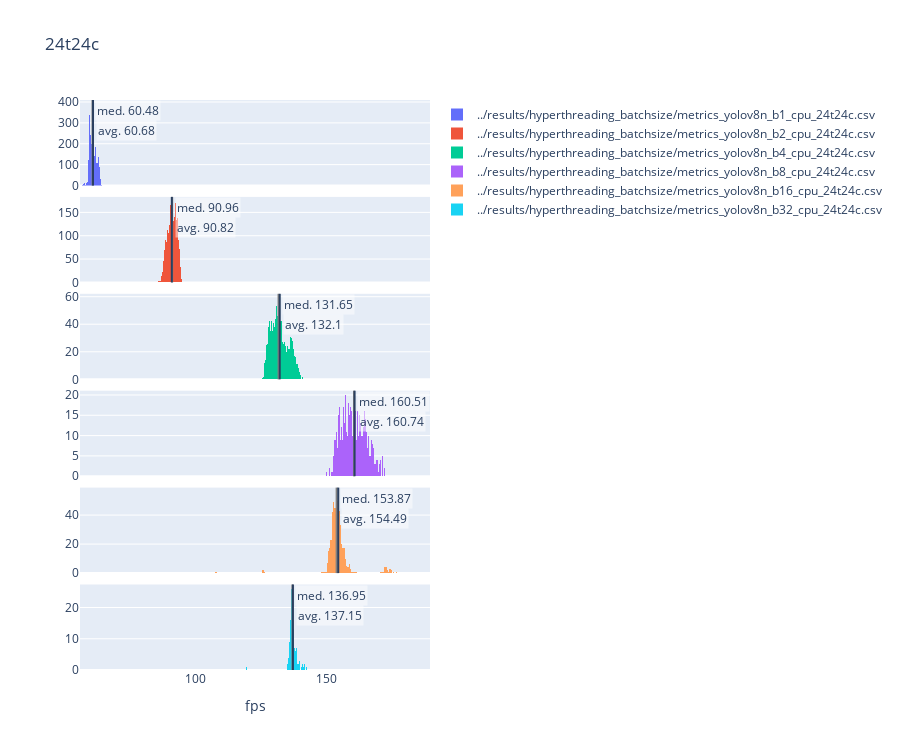

The notebook cell saved with this chart:
### Code cell
files = [
    '../results/hyperthreading_batchsize/metrics_yolov8n_b1_cpu_24t24c.csv',
    '../results/hyperthreading_batchsize/metrics_yolov8n_b2_cpu_24t24c.csv',
    '../results/hyperthreading_batchsize/metrics_yolov8n_b4_cpu_24t24c.csv',
    '../results/hyperthreading_batchsize/metrics_yolov8n_b8_cpu_24t24c.csv',
    '../results/hyperthreading_batchsize/metrics_yolov8n_b16_cpu_24t24c.csv',
    '../results/hyperthreading_batchsize/metrics_yolov8n_b32_cpu_24t24c.csv',
]

create_histograms([read_metrics(f) for f in files], files, '24t24c', 'fps').show()

### Figure 1 — Plotly figure (JSON) as saved in the notebook; plotly's stock layout.template omitted (floating-point values rounded to 4 significant figures; data arrays with more than 128 entries replaced by an {"elided": "..."} marker saying what was removed)
{"data": [{"name": "../results/hyperthreading_batchsize/metrics_yolov8n_b1_cpu_24t24c.csv", "nbinsx": 200, "type": "histogram", "x": {"elided": "7920 float values"}, "xaxis": "x", "yaxis": "y"}, {"name": "../results/hyperthreading_batchsize/metrics_yolov8n_b2_cpu_24t24c.csv", "nbinsx": 200, "type": "histogram", "x": {"elided": "3960 float values"}, "xaxis": "x2", "yaxis": "y2"}, {"name": "../results/hyperthreading_batchsize/metrics_yolov8n_b4_cpu_24t24c.csv", "nbinsx": 200, "type": "histogram", "x": {"elided": "1980 float values"}, "xaxis": "x3", "yaxis": "y3"}, {"name": "../results/hyperthreading_batchsize/metrics_yolov8n_b8_cpu_24t24c.csv", "nbinsx": 200, "type": "histogram", "x": {"elided": "990 float values"}, "xaxis": "x4", "yaxis": "y4"}, {"name": "../results/hyperthreading_batchsize/metrics_yolov8n_b16_cpu_24t24c.csv", "nbinsx": 200, "type": "histogram", "x": {"elided": "495 float values"}, "xaxis": "x5", "yaxis": "y5"}, {"name": "../results/hyperthreading_batchsize/metrics_yolov8n_b32_cpu_24t24c.csv", "nbinsx": 200, "type": "histogram", "x": {"elided": "247 float values"}, "xaxis": "x6", "yaxis": "y6"}], "layout": {"annotations": [{"bgcolor": "rgba(255,255,255,0.5)", "showarrow": false, "text": "med. 60.48", "x": 60.48, "xanchor": "left", "xref": "x", "xshift": 3, "y": 1, "yanchor": "top", "yref": "y domain"}, {"bgcolor": "rgba(255,255,255,0.5)", "showarrow": false, "text": "avg. 60.68", "x": 60.68, "xanchor": "left", "xref": "x", "xshift": 3, "y": 1, "yanchor": "top", "yref": "y domain", "yshift": -20}, {"bgcolor": "rgba(255,255,255,0.5)", "showarrow": false, "text": "med. 90.96", "x": 90.96, "xanchor": "left", "xref": "x2", "xshift": 3, "y": 1, "yanchor": "top", "yref": "y2 domain"}, {"bgcolor": "rgba(255,255,255,0.5)", "showarrow": false, "text": "avg. 90.82", "x": 90.82, "xanchor": "left", "xref": "x2", "xshift": 3, "y": 1, "yanchor": "top", "yref": "y2 domain", "yshift": -20}, {"bgcolor": "rgba(255,255,255,0.5)", "showarrow": false, "text": "med. 131.65", "x": 131.6, "xanchor": "left", "xref": "x3", "xshift": 3, "y": 1, "yanchor": "top", "yref": "y3 domain"}, {"bgcolor": "rgba(255,255,255,0.5)", "showarrow": false, "text": "avg. 132.1", "x": 132.1, "xanchor": "left", "xref": "x3", "xshift": 3, "y": 1, "yanchor": "top", "yref": "y3 domain", "yshift": -20}, {"bgcolor": "rgba(255,255,255,0.5)", "showarrow": false, "text": "med. 160.51", "x": 160.5, "xanchor": "left", "xref": "x4", "xshift": 3, "y": 1, "yanchor": "top", "yref": "y4 domain"}, {"bgcolor": "rgba(255,255,255,0.5)", "showarrow": false, "text": "avg. 160.74", "x": 160.7, "xanchor": "left", "xref": "x4", "xshift": 3, "y": 1, "yanchor": "top", "yref": "y4 domain", "yshift": -20}, {"bgcolor": "rgba(255,255,255,0.5)", "showarrow": false, "text": "med. 153.87", "x": 153.9, "xanchor": "left", "xref": "x5", "xshift": 3, "y": 1, "yanchor": "top", "yref": "y5 domain"}, {"bgcolor": "rgba(255,255,255,0.5)", "showarrow": false, "text": "avg. 154.49", "x": 154.5, "xanchor": "left", "xref": "x5", "xshift": 3, "y": 1, "yanchor": "top", "yref": "y5 domain", "yshift": -20}, {"bgcolor": "rgba(255,255,255,0.5)", "showarrow": false, "text": "med. 136.95", "x": 136.9, "xanchor": "left", "xref": "x6", "xshift": 3, "y": 1, "yanchor": "top", "yref": "y6 domain"}, {"bgcolor": "rgba(255,255,255,0.5)", "showarrow": false, "text": "avg. 137.15", "x": 137.2, "xanchor": "left", "xref": "x6", "xshift": 3, "y": 1, "yanchor": "top", "yref": "y6 domain", "yshift": -20}], "height": 750, "shapes": [{"line": {"color": "grey"}, "type": "line", "x0": 60.48, "x1": 60.48, "xref": "x", "y0": 0, "y1": 1, "yref": "y domain"}, {"type": "line", "x0": 60.68, "x1": 60.68, "xref": "x", "y0": 0, "y1": 1, "yref": "y domain"}, {"line": {"color": "grey"}, "type": "line", "x0": 90.96, "x1": 90.96, "xref": "x2", "y0": 0, "y1": 1, "yref": "y2 domain"}, {"type": "line", "x0": 90.82, "x1": 90.82, "xref": "x2", "y0": 0, "y1": 1, "yref": "y2 domain"}, {"line": {"color": "grey"}, "type": "line", "x0": 131.6, "x1": 131.6, "xref": "x3", "y0": 0, "y1": 1, "yref": "y3 domain"}, {"type": "line", "x0": 132.1, "x1": 132.1, "xref": "x3", "y0": 0, "y1": 1, "yref": "y3 domain"}, {"line": {"color": "grey"}, "type": "line", "x0": 160.5, "x1": 160.5, "xref": "x4", "y0": 0, "y1": 1, "yref": "y4 domain"}, {"type": "line", "x0": 160.7, "x1": 160.7, "xref": "x4", "y0": 0, "y1": 1, "yref": "y4 domain"}, {"line": {"color": "grey"}, "type": "line", "x0": 153.9, "x1": 153.9, "xref": "x5", "y0": 0, "y1": 1, "yref": "y5 domain"}, {"type": "line", "x0": 154.5, "x1": 154.5, "xref": "x5", "y0": 0, "y1": 1, "yref": "y5 domain"}, {"line": {"color": "grey"}, "type": "line", "x0": 136.9, "x1": 136.9, "xref": "x6", "y0": 0, "y1": 1, "yref": "y6 domain"}, {"type": "line", "x0": 137.2, "x1": 137.2, "xref": "x6", "y0": 0, "y1": 1, "yref": "y6 domain"}], "title": {"text": "24t24c"}, "xaxis": {"anchor": "y", "domain": [0, 1], "matches": "x6", "showticklabels": false}, "xaxis2": {"anchor": "y2", "domain": [0, 1], "matches": "x6", "showticklabels": false}, "xaxis3": {"anchor": "y3", "domain": [0, 1], "matches": "x6", "showticklabels": false}, "xaxis4": {"anchor": "y4", "domain": [0, 1], "matches": "x6", "showticklabels": false}, "xaxis5": {"anchor": "y5", "domain": [0, 1], "matches": "x6", "showticklabels": false}, "xaxis6": {"anchor": "y6", "domain": [0, 1], "title": {"text": "fps"}}, "yaxis": {"anchor": "x", "domain": [0.85, 1]}, "yaxis2": {"anchor": "x2", "domain": [0.68, 0.83]}, "yaxis3": {"anchor": "x3", "domain": [0.51, 0.66]}, "yaxis4": {"anchor": "x4", "domain": [0.34, 0.49]}, "yaxis5": {"anchor": "x5", "domain": [0.17, 0.32]}, "yaxis6": {"anchor": "x6", "domain": [0, 0.15]}}}
